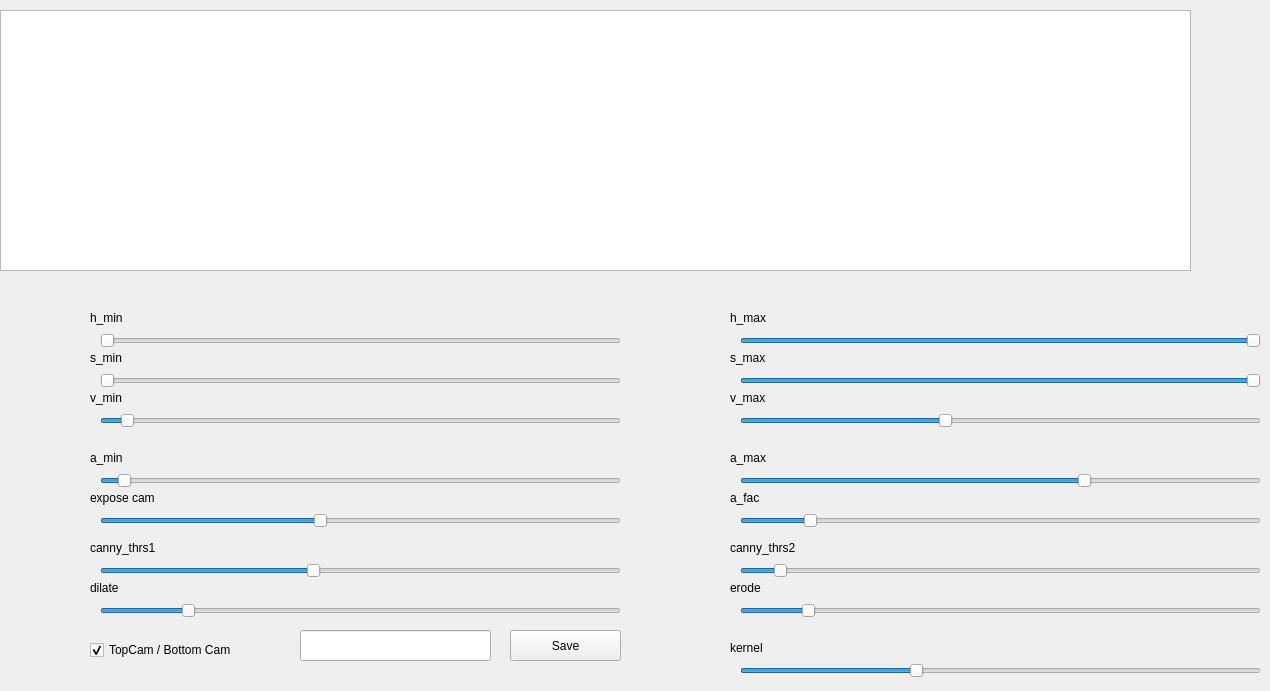
      <widget class="QWidget" name="tabsettings">
       <attribute name="title">
        <string>Vision</string>
       </attribute>
       <widget class="QSlider" name="slider_h_min">
        <property name="geometry">
         <rect>
          <x>100</x>
          <y>330</y>
          <width>521</width>
          <height>22</height>
         </rect>
        </property>
        <property name="maximum">
         <number>255</number>
        </property>
        <property name="value">
         <number>0</number>
        </property>
        <property name="orientation">
         <enum>Qt::Horizontal</enum>
        </property>
       </widget>
       <widget class="QLabel" name="label_h_min">
        <property name="geometry">
         <rect>
          <x>90</x>
          <y>310</y>
          <width>181</width>
          <height>16</height>
         </rect>
        </property>
        <property name="text">
         <string>h_min</string>
        </property>
       </widget>
       <widget class="QSlider" name="slider_s_min">
        <property name="geometry">
         <rect>
          <x>100</x>
          <y>370</y>
          <width>521</width>
          <height>22</height>
         </rect>
        </property>
        <property name="maximum">
         <number>255</number>
        </property>
        <property name="value">
         <number>0</number>
        </property>
        <property name="orientation">
         <enum>Qt::Horizontal</enum>
        </property>
       </widget>
       <widget class="QLabel" name="label_s_min">
        <property name="geometry">
         <rect>
          <x>90</x>
          <y>350</y>
          <width>181</width>
          <height>16</height>
         </rect>
        </property>
        <property name="text">
         <string>s_min</string>
        </property>
       </widget>
       <widget class="QSlider" name="slider_v_min">
        <property name="geometry">
         <rect>
          <x>100</x>
          <y>410</y>
          <width>521</width>
          <height>22</height>
         </rect>
        </property>
        <property name="statusTip">
         <string extracomment="fsdsdf"/>
        </property>
        <property name="accessibleDescription">
         <string extracomment="v_min"/>
        </property>
        <property name="maximum">
         <number>255</number>
        </property>
        <property name="value">
         <number>10</number>
        </property>
        <property name="sliderPosition">
         <number>10</number>
        </property>
        <property name="orientation">
         <enum>Qt::Horizontal</enum>
        </property>
       </widget>
       <widget class="QLabel" name="label_v_min">
        <property name="geometry">
         <rect>
          <x>90</x>
          <y>390</y>
          <width>191</width>
          <height>16</height>
         </rect>
        </property>
        <property name="text">
         <string>v_min</string>
        </property>
       </widget>
       <widget class="QSlider" name="slider_s_max">
        <property name="geometry">
         <rect>
          <x>740</x>
          <y>370</y>
          <width>521</width>
          <height>22</height>
         </rect>
        </property>
        <property name="maximum">
         <number>255</number>
        </property>
        <property name="value">
         <number>255</number>
        </property>
        <property name="orientation">
         <enum>Qt::Horizontal</enum>
        </property>
       </widget>
       <widget class="QSlider" name="slider_h_max">
        <property name="geometry">
         <rect>
          <x>740</x>
          <y>330</y>
          <width>521</width>
          <height>22</height>
         </rect>
        </property>
        <property name="maximum">
         <number>255</number>
        </property>
        <property name="value">
         <number>255</number>
        </property>
        <property name="orientation">
         <enum>Qt::Horizontal</enum>
        </property>
       </widget>
       <widget class="QSlider" name="slider_v_max">
        <property name="geometry">
         <rect>
          <x>740</x>
          <y>410</y>
          <width>521</width>
          <height>22</height>
         </rect>
        </property>
        <property name="maximum">
         <number>255</number>
        </property>
        <property name="value">
         <number>100</number>
        </property>
        <property name="orientation">
         <enum>Qt::Horizontal</enum>
        </property>
       </widget>
       <widget class="QLabel" name="label_s_max">
        <property name="geometry">
         <rect>
          <x>730</x>
          <y>350</y>
          <width>211</width>
          <height>16</height>
         </rect>
        </property>
        <property name="text">
         <string>s_max</string>
        </property>
       </widget>
       <widget class="QLabel" name="label_h_max">
        <property name="geometry">
         <rect>
          <x>730</x>
          <y>310</y>
          <width>261</width>
          <height>16</height>
         </rect>
        </property>
        <property name="text">
         <string>h_max</string>
        </property>
       </widget>
       <widget class="QLabel" name="label_v_max">
        <property name="geometry">
         <rect>
          <x>730</x>
          <y>390</y>
          <width>201</width>
          <height>16</height>
         </rect>
        </property>
        <property name="text">
         <string>v_max</string>
        </property>
       </widget>
       <widget class="QSlider" name="slider_expose">
        <property name="geometry">
         <rect>
          <x>100</x>
          <y>510</y>
          <width>521</width>
          <height>22</height>
         </rect>
        </property>
        <property name="statusTip">
         <string extracomment="fsdsdf"/>
        </property>
        <property name="accessibleDescription">
         <string extracomment="v_min"/>
        </property>
        <property name="maximum">
         <number>2000</number>
        </property>
        <property name="value">
         <number>840</number>
        </property>
        <property name="sliderPosition">
         <number>840</number>
        </property>
        <property name="orientation">
         <enum>Qt::Horizontal</enum>
        </property>
       </widget>
       <widget class="QLabel" name="label_expose">
        <property name="geometry">
         <rect>
          <x>90</x>
          <y>490</y>
          <width>291</width>
          <height>16</height>
         </rect>
        </property>
        <property name="text">
         <string>expose cam</string>
        </property>
       </widget>
       <widget class="QSlider" name="slider_a_max">
        <property name="geometry">
         <rect>
          <x>740</x>
          <y>470</y>
          <width>521</width>
          <height>22</height>
         </rect>
        </property>
        <property name="maximum">
         <number>1200</number>
        </property>
        <property name="value">
         <number>800</number>
        </property>
        <property name="orientation">
         <enum>Qt::Horizontal</enum>
        </property>
       </widget>
       <widget class="QSlider" name="slider_a_min">
        <property name="geometry">
         <rect>
          <x>100</x>
          <y>470</y>
          <width>521</width>
          <height>22</height>
         </rect>
        </property>
        <property name="statusTip">
         <string extracomment="fsdsdf"/>
        </property>
        <property name="accessibleDescription">
         <string extracomment="v_min"/>
        </property>
        <property name="maximum">
         <number>1200</number>
        </property>
        <property name="value">
         <number>40</number>
        </property>
        <property name="orientation">
         <enum>Qt::Horizontal</enum>
        </property>
       </widget>
       <widget class="QLabel" name="label_a_min">
        <property name="geometry">
         <rect>
          <x>90</x>
          <y>450</y>
          <width>201</width>
          <height>16</height>
         </rect>
        </property>
        <property name="text">
         <string>a_min</string>
        </property>
       </widget>
       <widget class="QLabel" name="label_a_max">
        <property name="geometry">
         <rect>
          <x>730</x>
          <y>450</y>
          <width>211</width>
          <height>16</height>
         </rect>
        </property>
        <property name="text">
         <string>a_max</string>
        </property>
       </widget>
       <widget class="QSlider" name="slider_a_fac">
        <property name="geometry">
         <rect>
          <x>740</x>
          <y>510</y>
          <width>521</width>
          <height>22</height>
         </rect>
        </property>
        <property name="maximum">
         <number>64</number>
        </property>
        <property name="value">
         <number>8</number>
        </property>
        <property name="orientation">
         <enum>Qt::Horizontal</enum>
        </property>
       </widget>
       <widget class="QLabel" name="label_a_fac">
        <property name="geometry">
         <rect>
          <x>730</x>
          <y>490</y>
          <width>241</width>
          <height>16</height>
         </rect>
        </property>
        <property name="text">
         <string>a_fac</string>
        </property>
       </widget>
       <widget class="QSlider" name="slider_kernel">
        <property name="geometry">
         <rect>
          <x>740</x>
          <y>660</y>
          <width>521</width>
          <height>22</height>
         </rect>
        </property>
        <property name="minimum">
         <number>3</number>
        </property>
        <property name="maximum">
         <number>9</number>
        </property>
        <property name="singleStep">
         <number>2</number>
        </property>
        <property name="value">
         <number>5</number>
        </property>
        <property name="orientation">
         <enum>Qt::Horizontal</enum>
        </property>
       </widget>
       <widget class="QLabel" name="label_kernel">
        <property name="geometry">
         <rect>
          <x>730</x>
          <y>640</y>
          <width>191</width>
          <height>16</height>
         </rect>
        </property>
        <property name="text">
         <string>kernel</string>
        </property>
       </widget>
       <widget class="QSlider" name="slider_canny_thrs1">
        <property name="geometry">
         <rect>
          <x>100</x>
          <y>560</y>
          <width>521</width>
          <height>22</height>
         </rect>
        </property>
        <property name="statusTip">
         <string extracomment="fsdsdf"/>
        </property>
        <property name="accessibleDescription">
         <string extracomment="v_min"/>
        </property>
        <property name="maximum">
         <number>500</number>
        </property>
        <property name="value">
         <number>204</number>
        </property>
        <property name="sliderPosition">
         <number>204</number>
        </property>
        <property name="orientation">
         <enum>Qt::Horizontal</enum>
        </property>
       </widget>
       <widget class="QLabel" name="label_canny_thrs1">
        <property name="geometry">
         <rect>
          <x>90</x>
          <y>540</y>
          <width>311</width>
          <height>16</height>
         </rect>
        </property>
        <property name="text">
         <string>canny_thrs1</string>
        </property>
       </widget>
       <widget class="QSlider" name="slider_canny_thrs2">
        <property name="geometry">
         <rect>
          <x>740</x>
          <y>560</y>
          <width>521</width>
          <height>22</height>
         </rect>
        </property>
        <property name="statusTip">
         <string extracomment="fsdsdf"/>
        </property>
        <property name="accessibleDescription">
         <string extracomment="v_min"/>
        </property>
        <property name="maximum">
         <number>500</number>
        </property>
        <property name="value">
         <number>33</number>
        </property>
        <property name="sliderPosition">
         <number>33</number>
        </property>
        <property name="orientation">
         <enum>Qt::Horizontal</enum>
        </property>
       </widget>
       <widget class="QLabel" name="label_canny_thrs2">
        <property name="geometry">
         <rect>
          <x>730</x>
          <y>540</y>
          <width>241</width>
          <height>16</height>
         </rect>
        </property>
        <property name="text">
         <string>canny_thrs2</string>
        </property>
       </widget>
       <widget class="QSlider" name="slider_dilate">
        <property name="geometry">
         <rect>
          <x>100</x>
          <y>600</y>
          <width>521</width>
          <height>22</height>
         </rect>
        </property>
        <property name="statusTip">
         <string extracomment="fsdsdf"/>
        </property>
        <property name="accessibleDescription">
         <string extracomment="v_min"/>
        </property>
        <property name="maximum">
         <number>50</number>
        </property>
        <property name="value">
         <number>8</number>
        </property>
        <property name="sliderPosition">
         <number>8</number>
        </property>
        <property name="orientation">
         <enum>Qt::Horizontal</enum>
        </property>
       </widget>
       <widget class="QLabel" name="label_erode">
        <property name="geometry">
         <rect>
          <x>730</x>
          <y>580</y>
          <width>261</width>
          <height>16</height>
         </rect>
        </property>
        <property name="text">
         <string>erode</string>
        </property>
       </widget>
       <widget class="QLabel" name="label_dilate">
        <property name="geometry">
         <rect>
          <x>90</x>
          <y>580</y>
          <width>301</width>
          <height>16</height>
         </rect>
        </property>
        <property name="text">
         <string>dilate</string>
        </property>
       </widget>
       <widget class="QSlider" name="slider_erode">
        <property name="geometry">
         <rect>
          <x>740</x>
          <y>600</y>
          <width>521</width>
          <height>22</height>
         </rect>
        </property>
        <property name="statusTip">
         <string extracomment="fsdsdf"/>
        </property>
        <property name="accessibleDescription">
         <string extracomment="v_min"/>
        </property>
        <property name="maximum">
         <number>50</number>
        </property>
        <property name="value">
         <number>6</number>
        </property>
        <property name="sliderPosition">
         <number>6</number>
        </property>
        <property name="orientation">
         <enum>Qt::Horizontal</enum>
        </property>
       </widget>
       <widget class="QCheckBox" name="check_toogle_cam">
        <property name="geometry">
         <rect>
          <x>90</x>
          <y>640</y>
          <width>171</width>
          <height>20</height>
         </rect>
        </property>
        <property name="text">
         <string>TopCam / Bottom Cam</string>
        </property>
        <property name="checked">
         <bool>true</bool>
        </property>
       </widget>
       <widget class="QTableWidget" name="visionTable">
        <property name="geometry">
         <rect>
          <x>0</x>
          <y>10</y>
          <width>1191</width>
          <height>261</height>
         </rect>
        </property>
       </widget>
       <widget class="QLineEdit" name="save_vision_name">
        <property name="geometry">
         <rect>
          <x>300</x>
          <y>630</y>
          <width>191</width>
          <height>31</height>
         </rect>
        </property>
        <property name="font">
         <font>
          <pointsize>16</pointsize>
          <weight>75</weight>
          <bold>true</bold>
         </font>
        </property>
        <property name="inputMask">
         <string/>
        </property>
        <property name="text">
         <string comment="0"/>
        </property>
        <property name="alignment">
         <set>Qt::AlignRight|Qt::AlignTrailing|Qt::AlignVCenter</set>
        </property>
        <property name="placeholderText">
         <string/>
        </property>
       </widget>
       <widget class="QPushButton" name="save_vision_as">
        <property name="geometry">
         <rect>
          <x>510</x>
          <y>630</y>
          <width>111</width>
          <height>31</height>
         </rect>
        </property>
        <property name="text">
         <string>Save</string>
        </property>
       </widget>
      </widget>
